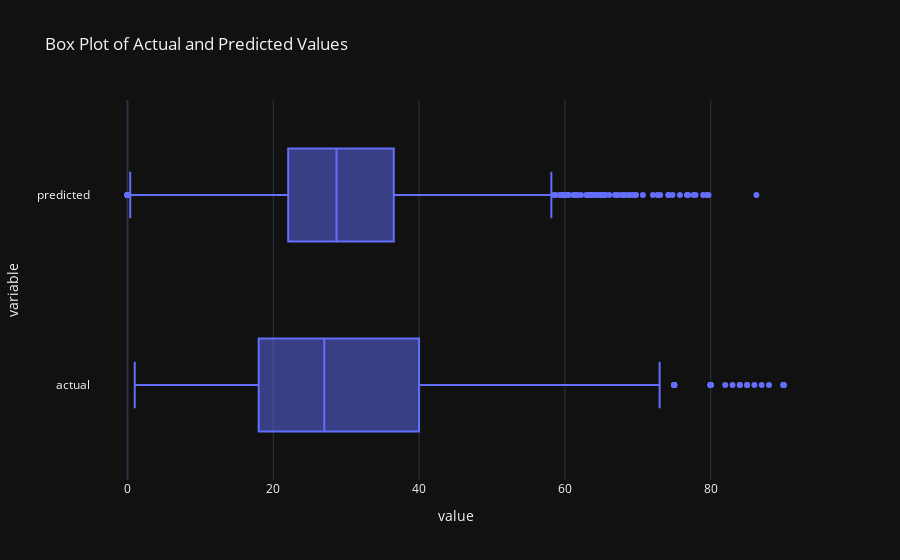

The cell this chart's notebook holds for it:
### Code cell
# Compare boxplots of actual and predicted values
fig = px.box(df, x=['actual', 'predicted'], title='Box Plot of Actual and Predicted Values')

# Save as dark theme
fig.update_layout(template='plotly_dark')

# Save as image
fig.write_image('../pics/box_plot_actual_vs_predicted.png')

fig.show()

### Figure 1 — Plotly figure (JSON) as saved in the notebook; plotly's stock layout.template omitted (floating-point values rounded to 4 significant figures; data arrays with more than 128 entries replaced by an {"elided": "..."} marker saying what was removed)
{"data": [{"alignmentgroup": "True", "hovertemplate": "value=%{x}<br>variable=%{y}<extra></extra>", "legendgroup": "", "marker": {"color": "#636efa"}, "name": "", "notched": false, "offsetgroup": "", "orientation": "h", "showlegend": false, "type": "box", "x": {"elided": "3794 float values"}, "x0": " ", "xaxis": "x", "y": {"elided": "3794 str values"}, "y0": " ", "yaxis": "y"}], "layout": {"boxmode": "group", "legend": {"tracegroupgap": 0}, "title": {"text": "Box Plot of Actual and Predicted Values"}, "xaxis": {"anchor": "y", "domain": [0, 1], "title": {"text": "value"}}, "yaxis": {"anchor": "x", "domain": [0, 1], "title": {"text": "variable"}}}}
